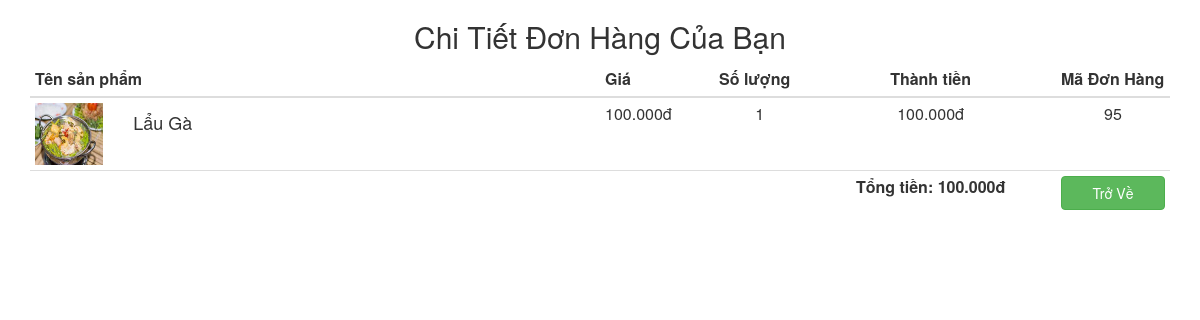
Screenshot of /quantri/chitietdonhangdamua.php?id=95 with the database file from the repository.
### tables this page shows
CREATE TABLE `chitiet_donhang` (
  `id` int(11) NOT NULL,
  `id_san_pham` int(11) NOT NULL,
  `so_luong` int(11) NOT NULL,
  `id_don_hangg` int(11) NOT NULL,
  `ten_sanpham` varchar(50) NOT NULL,
  `gia` int(11) NOT NULL,
  `anh_sanpham` varchar(200) NOT NULL
);

### quantri/chitietdonhangdamua.php (the view, shortened to what this page needs)
<?php
    require_once "../ketnoi.php";
    $id_donhang = isset($_GET['id']) ? $_GET['id'] : '';
?>
<html>
<head>
    <link rel="stylesheet" href="css/chitiet_donhang.css">
    <link rel="stylesheet" href="https://maxcdn.bootstrapcdn.com/bootstrap/3.3.5/css/bootstrap.min.css">
</head>
<body>
    <h2 class="text-center">Chi Tiết Đơn Hàng Của Bạn</h2>
    <div class="container">
        <table id="cart" class="table table-hover table-condensed">
            <thead>
                <tr>
                    <th style="width:50%">Tên sản phẩm</th>
                    <th style="width:10%">Giá</th>
                    <th style="width:8%">Số lượng</th>
                    <th style="width:22%" class="text-center">Thành tiền</th>
                    <th>Mã Đơn Hàng</th>
                </tr>
            </thead>
            <tbody>
                <?php
                    $sql = "SELECT * FROM `chitiet_donhang` WHERE id_don_hangg = '$id_donhang'";
                    $query = mysqli_query($conn,$sql);
                    $tong = 0;
                    while($row= mysqli_fetch_array($query)){
                        ?>
                <tr>
                    <td data-th="Product">
                        <div class="row">
                            <div class="col-sm-2 hidden-xs"><img src="../images/<?php echo $row['anh_sanpham']; ?>" alt="Sản phẩm 1" class="img-responsive" width="100">
                            </div>
                            <div class="col-sm-10">
                                <h4 class="nomargin"><?php echo $row['ten_sanpham']; ?></h4>
                            </div>
                        </div>
                    </td>
                    <td data-th="Price"><?php echo number_format($row['gia'] ,0,",","."); ?>đ</td>
                    <td align="center" data-th="Quantity"><?php echo $row['so_luong']; ?>
                    </td>
                    <?php $tien =  $row['gia'] * $row['so_luong'];?>
                    <?php $tong += $tien; ?>
                    <td data-th="Subtotal" class="text-center"><?php echo number_format($tien ,0,",","."); ?>đ</td>
                    <td align="center" class="actions" data-th="">
                        <?php echo $row['id_don_hangg']; ?>
                    </td>
                </tr>
                <?php
                    }
                ?>
            </tbody>
            <tfoot>
                <tr>
                    <td>
                    </td>
                    <td colspan="2" class="hidden-xs"> </td>
                    <td class="hidden-xs text-center"><strong>Tổng tiền: <?php echo number_format($tong ,0,",","."); ?>đ</strong>
                    </td>
                    <td><a href="ds_donhang_damua.php" class="btn btn-success btn-block">Trở Về <i class="fa fa-angle-right"></i></a>
                    </td>
                </tr>
            </tfoot>
        </table>
    </div>
</body>
</html>

### rows the page displays
chitiet_donhang: anh_sanpham (picture), ten_sanpham "Lẩu Gà", gia "100.000", so_luong "1", tien "100.000", id_don_hangg "95"

### other values shown
$tong "100.000"
